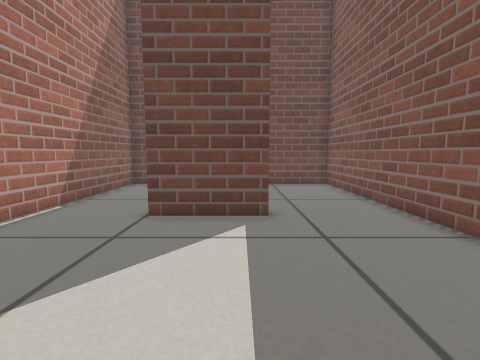
[1] (above)

12 first-person views from a walk through a robot-simulator world made for Gazebo. The camera is 0.4 m above the floor, tilts 6° down and sees 85° across. The floor is counted in squares, 0.2 m on a side. Each view is taken from the middle of a square. On the plan, view 1 faces up. The plan holds only what a view shows up to about 16 squares ahead; the rest is blank.

[2]
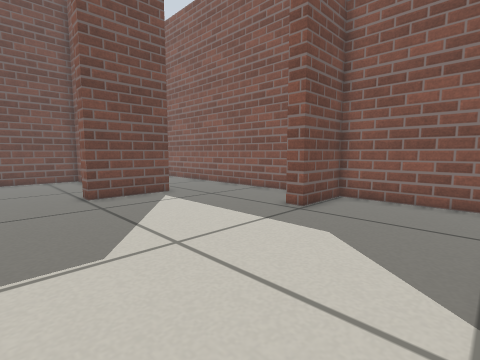

[3]
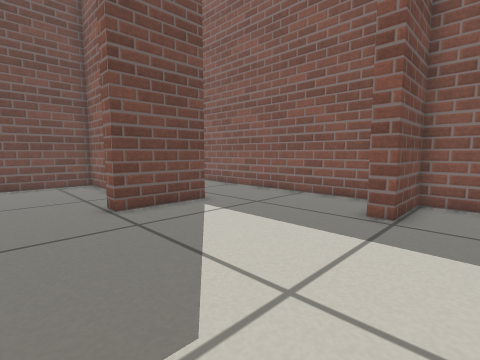

[4]
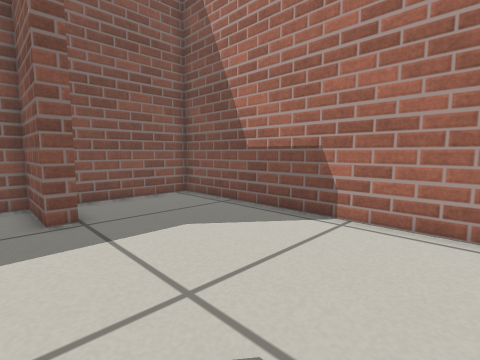

[5]
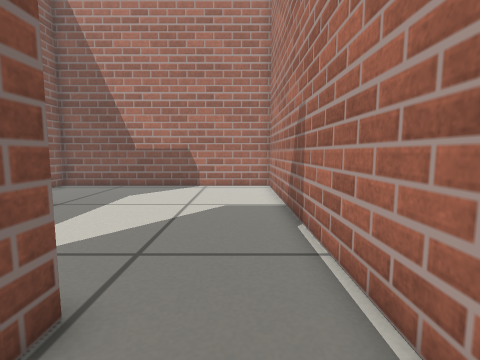

[6]
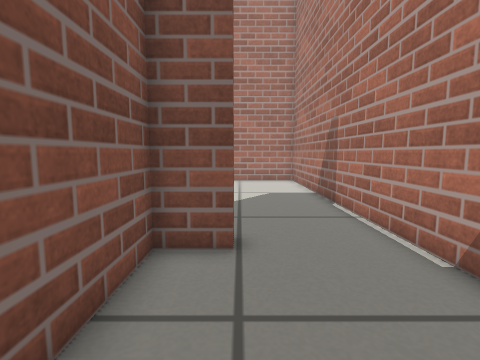

[7]
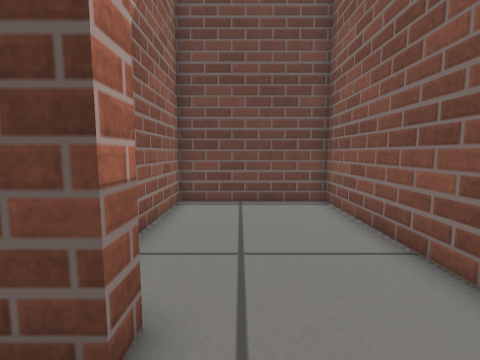

[8]
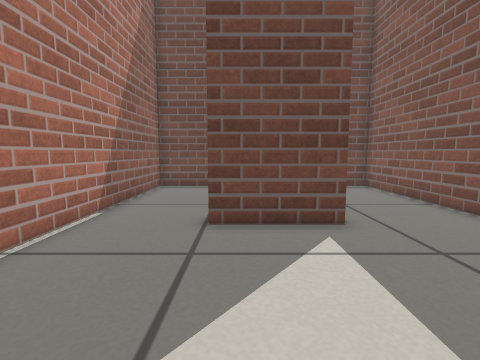

[9]
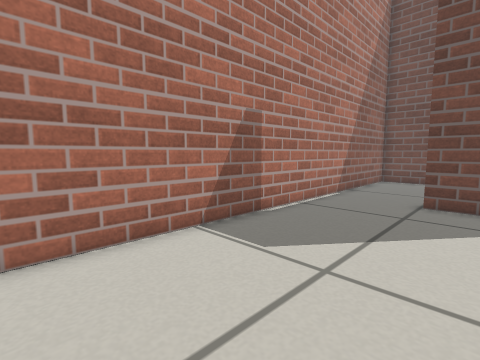

[10]
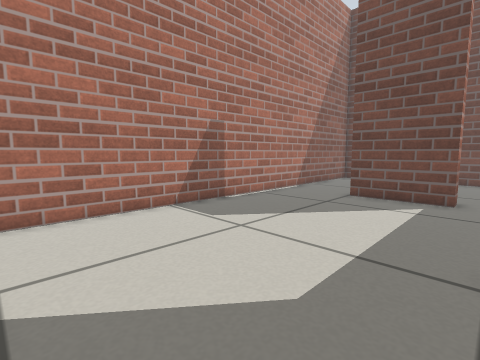

[11]
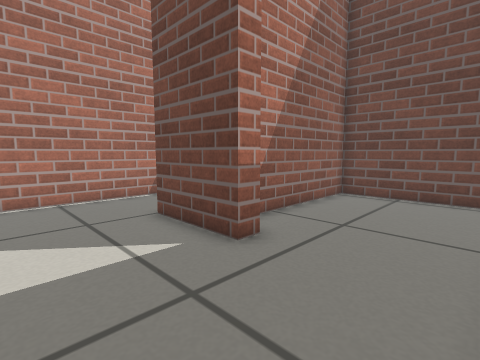

[12]
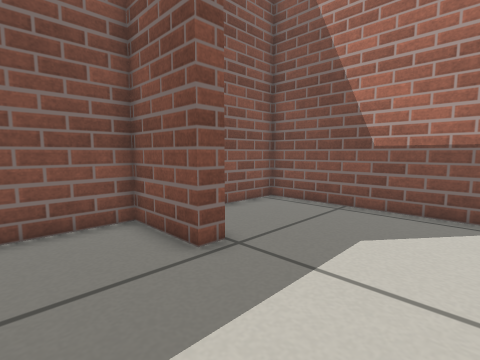

### Floor plan
Points are (right, up) in squares from view 1. A wall is a line through its corners. A room is listed if a view was taken in it or the views show most of it. See-through windows are left out.
Room 1 (views 1, 2, 3, 4, 5, 6, 7, 8, 9, 10, 11, 12)
walls: (0.9, 8.9) (0.9, 8.1) (-2.9, 8.1) (-2.9, 8.8) (-1.2, 8.8) (-1.2, 12.2); (-1.2, 13.9) (-1.2, 16.4) (-6.8, 16.4) (-6.8, -4.6) (5.5, -4.6) (5.5, 1.1) (2.4, 1.1) (2.4, 1.8) (5.5, 1.8) (5.5, 16.4) (-0.5, 16.4) (-0.5, 10.4)

Where each view was taken, in squares from view 1:
view 1: 0 up, 0 right, facing up
view 2: 4 down, 6 left, facing up-right
view 3: 1 down, 6 left, facing up-right
view 4: 3 up, 6 left, facing down-right
view 5: 11 up, 5 left, facing down
view 6: 14 up, 3 left, facing down
view 7: 6 up, 2 right, facing up
view 8: 1 up, 2 left, facing up
view 9: 3 down, 1 left, facing up-left
view 10: 4 down, 2 right, facing up-left
view 11: 4 up, 5 right, facing up-left
view 12: 5 up, 2 left, facing down-right
